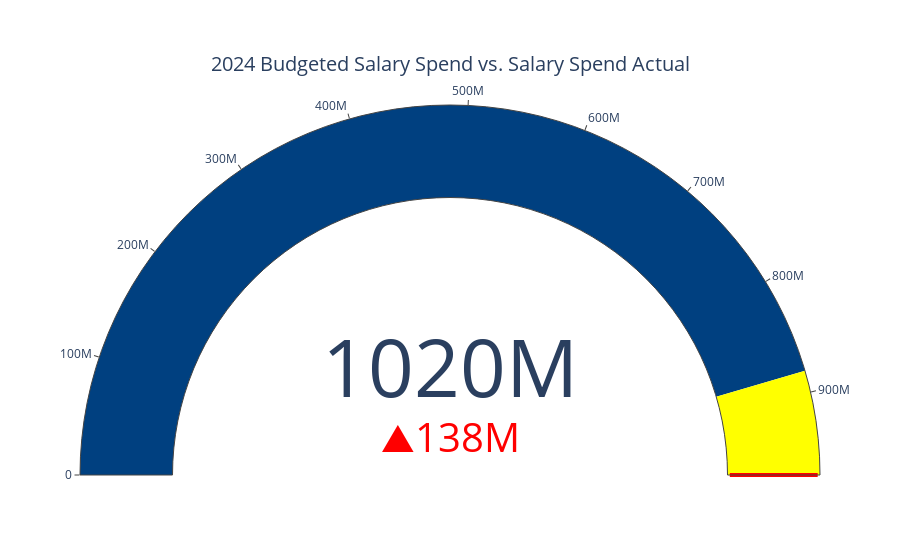

The code cell stored with this chart in its notebook:
### Code cell
# code for 5
def plot_info(year, data) -> None:
    # Ensure 'FiscalYear' is treated as a string (you can also change this to integer if needed)
    data['FiscalYear'] = data['FiscalYear'].astype(str)

    # Filter the data for the given year
    year_data = data[data['FiscalYear'] == str(year)]

    # If no data for that year, exit function
    if year_data.empty:
        print(f"No data available for {year}")
        return

    # Group and aggregate data by FiscalYear
    summary = year_data.groupby('FiscalYear')[['GrossPay', 'AnnualSalary']].sum().reset_index()

    # Extract actual and expected values
    actual = summary['GrossPay'].iloc[0]
    expected = summary['AnnualSalary'].iloc[0]

    # Calculate the discrepancy (absolute and percentage)
    discrepancy = actual - expected
    discrepancy_pct = (discrepancy / expected) * 100

    # Create the gauge plot
    steps = [
        {'range': [0, expected], 'color': '#004080'}  # Dark blue for expected salary
    ]
    
    # Add yellow step if actual exceeds expected
    if actual > expected:
        steps.append({'range': [expected, actual], 'color': 'yellow'})  # Yellow for actual salary
    
    fig = go.Figure(go.Indicator(
        mode="gauge+number+delta",
        value=actual,
        delta={
            'reference': expected,
            'increasing': {'color': "red"},
            'decreasing': {'color': "green"}
        },
        gauge={
            'axis': {'range': [0, expected * 1.1]},  
            'bar': {'color': 'rgba(0,0,0,0)'},
            'steps': steps,
            'threshold': {
                'line': {'color': "red", 'width': 4},  
                'thickness': .95,
                'value': actual  # Place the red line at the actual
            }
        },
        title={'text': f"{year} Budgeted Salary Spend vs. Salary Spend Actual", 'font': {'size': 20}},
    ))

    fig.update_layout(
        title_font={'size': 20},  # Set font size for the overall layout title
    )

    # Display the discrepancy
    # print(f"Discrepancy for {year}: ${discrepancy:,.2f} ({discrepancy_pct:.2f}%)")

    # Show the figure
    fig.show()

# Example usage:
plot_info(2024, sal)

### Figure 1 — Plotly figure (JSON) as saved in the notebook; plotly's stock layout.template omitted (floating-point values rounded to 4 significant figures)
{"data": [{"delta": {"decreasing": {"color": "green"}, "increasing": {"color": "red"}, "reference": 881600000.0}, "gauge": {"axis": {"range": [0, 969800000.0]}, "bar": {"color": "rgba(0,0,0,0)"}, "steps": [{"color": "#004080", "range": [0, 881600000.0]}, {"color": "yellow", "range": [881600000.0, 1020000000.0]}], "threshold": {"line": {"color": "red", "width": 4}, "thickness": 0.95, "value": 1020000000.0}}, "mode": "gauge+number+delta", "title": {"font": {"size": 20}, "text": "2024 Budgeted Salary Spend vs. Salary Spend Actual"}, "type": "indicator", "value": 1020000000.0}], "layout": {"title": {"font": {"size": 20}}}}
